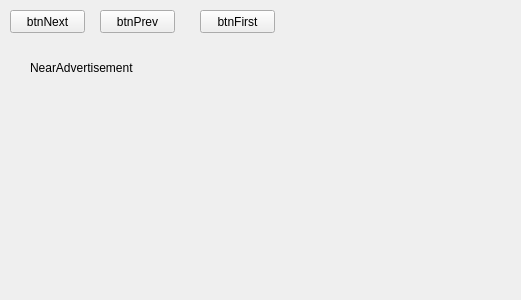
<?xml version="1.0" encoding="UTF-8"?>
<ui version="4.0">
 <class>QNearAdvertisePage</class>
 <widget class="QWidget" name="QNearAdvertisePage">
  <property name="geometry">
   <rect>
    <x>0</x>
    <y>0</y>
    <width>521</width>
    <height>300</height>
   </rect>
  </property>
  <property name="windowTitle">
   <string>QNearAdvertisePage</string>
  </property>
  <widget class="QPushButton" name="btnFirst">
   <property name="geometry">
    <rect>
     <x>200</x>
     <y>10</y>
     <width>75</width>
     <height>23</height>
    </rect>
   </property>
   <property name="text">
    <string>btnFirst</string>
   </property>
  </widget>
  <widget class="QPushButton" name="btnNext">
   <property name="geometry">
    <rect>
     <x>10</x>
     <y>10</y>
     <width>75</width>
     <height>23</height>
    </rect>
   </property>
   <property name="text">
    <string>btnNext</string>
   </property>
  </widget>
  <widget class="QPushButton" name="btnPrev">
   <property name="geometry">
    <rect>
     <x>100</x>
     <y>10</y>
     <width>75</width>
     <height>23</height>
    </rect>
   </property>
   <property name="text">
    <string>btnPrev</string>
   </property>
  </widget>
  <widget class="QLabel" name="label">
   <property name="geometry">
    <rect>
     <x>30</x>
     <y>60</y>
     <width>141</width>
     <height>16</height>
    </rect>
   </property>
   <property name="text">
    <string>NearAdvertisement</string>
   </property>
  </widget>
 </widget>
 <layoutdefault spacing="6" margin="11"/>
 <resources/>
 <connections/>
</ui>
